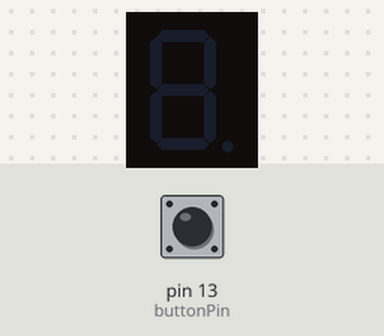
The sketch below on a simulated Arduino Uno, built with avr-gcc and run on an emulated ATmega328P. Parts: 1-digit seven-segment display. Wiring (inferred from the names in the program): 1-digit 7-segment display, segments lit when HIGH: segments pin 8, pin 9, pin 2, pin 3, pin 4, pin 5, pin 6. The inputs (shaded band) are chosen by the test bench; at power-on: pin 13 (buttonPin) LOW. The segment pins are drawn as the display they are named for.

Above: at 0.1 s.
At 0.6 s:
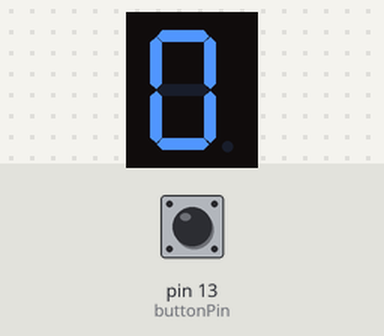
At 1.1 s:
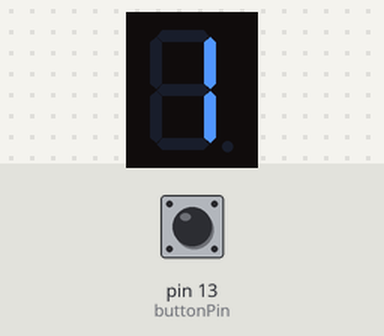
At 2.6 s:
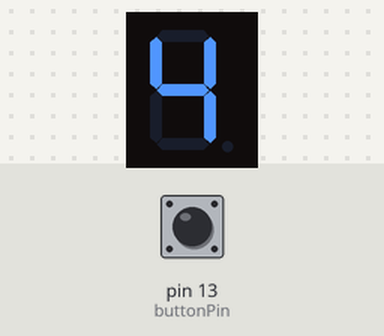
At 3.6 s:
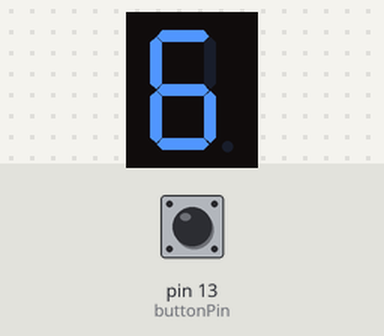
At 5.1 s:
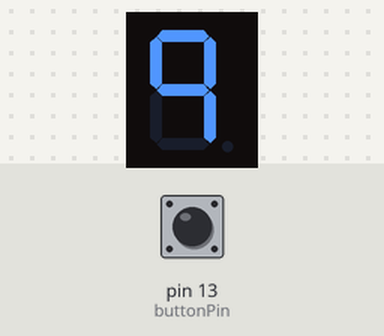

Measured:
- by itself, everything shown: repeats every 5.5 s, in 11 steps
- what the display in image 1 shows lasts 0.5 s, from 0.5 s to 1.0 s

The sketch:

2013_the_deconstruction.ino
```cpp
// (licence header left out)
/**
 * This code was written by Bruzer on team Rabbit Hole for
 * the Deconstruction 2013 on on Febuary 24 2013.
 *
 * The arduino was wired to a seven segment LED
 */
int buttonPin = 13;
int buttonState = 0;
#define A 8
#define B 9
#define C 2
#define D 3
#define E 4
#define F 5
#define G 6

void setup ()
{
  pinMode(buttonPin, INPUT);
  pinMode(A, OUTPUT);
  pinMode(B, OUTPUT);
  pinMode(C, OUTPUT);
  pinMode(D, OUTPUT);
  pinMode(E, OUTPUT);
  pinMode(F, OUTPUT);
  pinMode(G, OUTPUT);

}

void zero()
{
  //Displays 0
  digitalWrite(D, HIGH);
  digitalWrite(E, HIGH);
  digitalWrite(F, HIGH);
  digitalWrite(G, LOW);
  digitalWrite(A, HIGH);
  digitalWrite(B, HIGH);
  digitalWrite(C, HIGH);
}


void one()
{
  //Displays 1
  digitalWrite(D, LOW);
  digitalWrite(E, LOW);
  digitalWrite(F, LOW);
  digitalWrite(G, LOW);
  digitalWrite(A, LOW);
  digitalWrite(B, HIGH);
  digitalWrite(C, HIGH);
}
void two()
{
  //Displays 2
  digitalWrite(D, HIGH);
  digitalWrite(E, HIGH);
  digitalWrite(F, LOW);
  digitalWrite(G, HIGH);
  digitalWrite(A, HIGH);
  digitalWrite(B, HIGH);
  digitalWrite(C, LOW);
}
void three()
{
  //Displays 3
  digitalWrite(D, HIGH);
  digitalWrite(E, LOW);
  digitalWrite(F, LOW);
  digitalWrite(G, HIGH);
  digitalWrite(A, HIGH);
  digitalWrite(B, HIGH);
  digitalWrite(C, HIGH);
}
void four()
{
  //Displays 4
  digitalWrite(D, LOW);
  digitalWrite(E, LOW);
  digitalWrite(F, HIGH);
  digitalWrite(G, HIGH);
  digitalWrite(A, LOW);
  digitalWrite(B, HIGH);
  digitalWrite(C, HIGH);
}

void five()
{
  //Displays 5
  digitalWrite(D, HIGH);
  digitalWrite(E, LOW);
  digitalWrite(F, HIGH);
  digitalWrite(G, HIGH);
  digitalWrite(A, HIGH);
  digitalWrite(B, LOW);
  digitalWrite(C, HIGH);
}


void six()
{
  //Displays 2
  digitalWrite(D, HIGH);
  digitalWrite(E, HIGH);
  digitalWrite(F, HIGH);
  digitalWrite(G, HIGH);
  digitalWrite(A, HIGH);
  digitalWrite(B, LOW);
  digitalWrite(C, HIGH);
}

  void seven()
{
  //Displays 7
  digitalWrite(D, LOW);
  digitalWrite(E, LOW);
  digitalWrite(F, LOW);
  digitalWrite(G, LOW);
  digitalWrite(A, HIGH);
  digitalWrite(B, HIGH);
  digitalWrite(C, HIGH);
}

void eight()
{
  //Displays 8
  digitalWrite(D, HIGH);
  digitalWrite(E, HIGH);
  digitalWrite(F, HIGH);
  digitalWrite(G, HIGH);
  digitalWrite(A, HIGH);
  digitalWrite(B, HIGH);
  digitalWrite(C, HIGH);
}

void nine()
{
  //Displays 9
  digitalWrite(D, LOW);
  digitalWrite(E, LOW);
  digitalWrite(F, HIGH);
  digitalWrite(G, HIGH);
  digitalWrite(A, HIGH);
  digitalWrite(B, HIGH);
  digitalWrite(C, HIGH);
}


void clearit()
{
  digitalWrite(A, LOW);
  digitalWrite(B, LOW);
  digitalWrite(C, LOW);
  digitalWrite(D, LOW);
  digitalWrite(E, LOW);
  digitalWrite(F, LOW);
  digitalWrite(G, LOW);

}
void testit()
{
  digitalWrite(A, HIGH);
  digitalWrite(B, HIGH);
  digitalWrite(C, HIGH);
  digitalWrite(D, HIGH);
  digitalWrite(E, HIGH);
  digitalWrite(F, HIGH);
  digitalWrite(G, HIGH);

}
void loop ()
{
    /*Clears the LED if button pressed*/

  // read the state of the pushbutton
  buttonState = digitalRead(buttonPin);

  // check if the pushbutton is pressed.
  // if it is, the buttonState is HIGH:
  if (buttonState == HIGH) {
    // turn 3 on:
      three();
  }
  else {
    // turn LED off:
        clearit();
  }

  delay(500);
  zero();
  delay(500);
  one();
  delay(500);
  two();
  delay(500);
  three();
  delay(500);
  four();
  delay(500);
  five();
  delay(500);
  six();
  delay(500);
  seven();
  delay(500);
  eight();
  delay(500);
  nine();
  delay(500);


  //three();

//  digitalWrite(ledPin, HIGH);
//  delay(500);
//  digitalWrite(ledPin, LOW);
//  delay(500);
}
```
